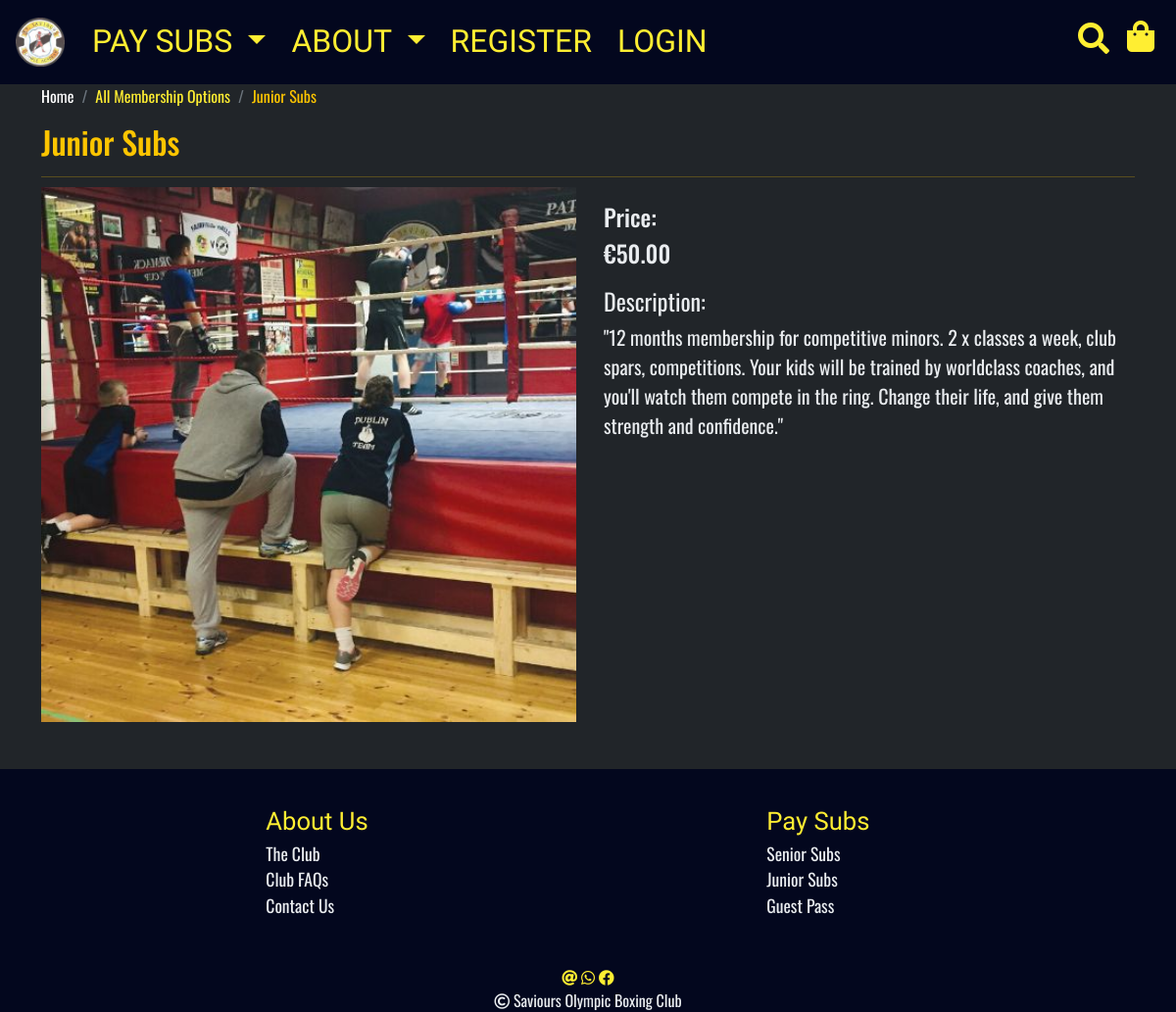
Page /shop/junior-subs on the committed database.
### products/models.py (models this page shows, shortened)
class Product(models.Model):
    title = models.CharField(max_length=255)
    ordering = models.IntegerField(default=0)
    slug = models.SlugField(max_length=255)
    description = models.TextField(blank=True, null=True)
    price = models.DecimalField(max_digits=7, decimal_places=2)
    stock = models.IntegerField(default=15)
    date_added = models.DateTimeField(auto_now_add=True)
    image = models.ImageField(upload_to="products/", blank=True, null=True)
    thumbnail = models.ImageField(
        upload_to="products/thumbnails/", blank=True, null=True
    )
    class Meta:
        ordering = ("ordering", "title")

### products/views.py (the view)
def product_page(request, product):
    product = get_object_or_404(Product, slug=product)
    context = {
        'product': product
    }
    return render(request, 'products/product_page.html', context)

### products/templates/products/product_page.html (shortened to what this page needs)
{% extends "base.html" %}
{% load humanize %}
{% load static %}
{% block content %}
    <div class="container">
        {% block breadcrumb_content %}
            <ol class="breadcrumb">
                <li class="breadcrumb-item"><a href="{% url 'store-home' %}" class="text-white">Home</a></li>
                    <li class="breadcrumb-item"><a href="{% url 'shop' 'membership' %}" class="text-primary">All Membership Options</a></li>
                <li class="breadcrumb-item active text-secondary" aria-current="page">{{ product.title }}</li>
            </ol>
        {% endblock %}
        <div class="row">
            <div class="col-12">
                <h2 class="text-secondary">{{ product.title }}</h2>
                <hr class="section-divider">
            </div>
        </div>
        <div class="row mb-5">
            <div class="col-12 col-md-6 col-lg-6">
                    <img src="{{ product.image.url }}" alt="{{ product.title }}" class="w-100 h-100 img-fluid">
            </div>
            <div class="col-12 col-md-6 col-lg-6 p-sm-4 p-md-3 p-lg-3 detail-text">
                <div class="row">
                    <div class="col-6 text-right detail-price">
                        <h3 class="fs-4">Price:</h3>
                        <h3 class="fs-4">€{{ product.price }}</h3>
                    </div>
                </div>
                <div class="row">
                    <div class="col-12">
                        <p class="fs-4 mt-2 mb-1">Description:</p>
                        <p class="fs-5">"{{ product.description }}"</p>
                    </div>
                </div>
            </div>
        </div>
    </div>
{% endblock %}

### rows in the picture
Product: title "Junior Subs", image (picture), price "50.00", description "12 months membership for competitive minors. 2 x classes a week, club spars, competitions. Your kids will be trained by worldclass coaches, and you'll watch them compete in the ring. Change their life, and give them strength and confidence."
